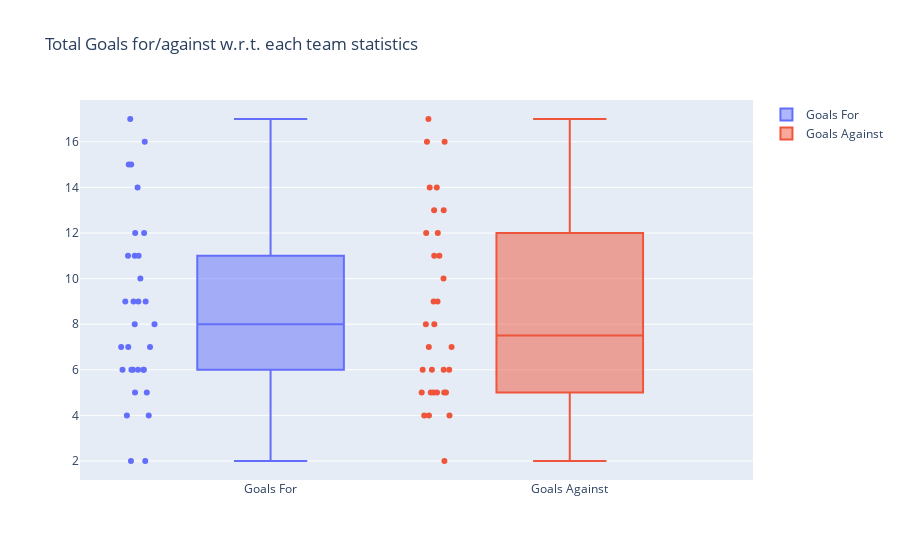

The code cell stored with this chart in its notebook:
### Markdown cell above
**Exploring Teams Performance in Group Stage**

### Code cell
# Following interactive chart can be used to analyze multiple metrics(Points, Goals For, Goals Against, Home, Away etc.)
# to measure teams performances in different UCL seasons/year 

#Note: To use inetractive mode just comment first block and uncomment next block of code

#First block
def bar_plot_1(season='2018-19', performance = 'Overall', top = 10):
    
    if(performance == 'Overall'):
        metric = ['GF', 'GA', 'GD']
    elif(performance == 'Home'):
        metric = ['HGF', 'HGA', 'HGD']
    elif(performance == 'Away'):
        metric = ['AGF', 'AGA', 'AGD']

    df_plot = df_group_stage[df_group_stage['Season'] == season].reset_index(drop=True)
    
    trace1 = go.Bar(y = df_plot.sort_values(by=['Pts'], ascending=False).reset_index(drop=True)
                    [0:top].sort_values(by=['Pts'], ascending=True).loc[:,'Team'], 
                    x = df_plot.sort_values(by=['Pts'],ascending=0).reset_index(drop=True)
                    [0:top].sort_values(by=['Pts'], ascending=True).loc[:,'Pts'],
                    name = 'Top Winning Teams (Points)', orientation='h',
                    marker_color='indianred')
    
    trace2 = go.Bar(y = df_plot.sort_values(by=[metric[0]], ascending=0).reset_index(drop=True)
                    [0:top].sort_values(by=[metric[0]], ascending=True).loc[:,'Team'],
                    x = df_plot.sort_values(by=[metric[0]], ascending=0).reset_index(drop=True)
                    [0:top].sort_values(by=[metric[0]], ascending=True).loc[:,metric[0]],
                    name = 'Top Offensive Teams (Goals For)', orientation='h',
                    marker_color='lightsalmon')
    
    trace3 = go.Bar(y = df_plot.sort_values(by=[metric[1]], ascending=1).reset_index(drop=True)
                    [0:top].sort_values(by=[metric[1]], ascending=False).loc[:,'Team'],
                    x = df_plot.sort_values(by=[metric[1]], ascending=1).reset_index(drop=True)
                    [0:top].sort_values(by=[metric[1]], ascending=False).loc[:,metric[1]],
                    name = 'Top Defensive Teams (Goals Against)', orientation='h',
                    marker_color='lightseagreen')
    
    trace4 = go.Bar(y = df_plot.sort_values(by=[metric[2]], ascending=0).reset_index(drop=True)
                    [0:top].sort_values(by=[metric[2]], ascending=True).loc[:,'Team'],
                    x = df_plot.sort_values(by=[metric[2]], ascending=0).reset_index(drop=True)
                    [0:top].sort_values(by=[metric[2]], ascending=True).loc[:,metric[2]],
                    name = 'Top Balanced Teams (Goals Diff)', orientation='h')
    
    trace5 = go.Scatter(y = df_plot.sort_values(by=[metric[2]], ascending=0).reset_index
                        (drop=True)[0:32].sort_values(by=[metric[2]],
                        ascending=True).loc[:,metric[0]], x = df_plot.sort_values
                        (by=[metric[2]], ascending=0).reset_index(drop=True)[0:32].
                        sort_values(by=[metric[2]], ascending=True).loc[:,metric[1]],
                        text = df_plot.sort_values(by=[metric[2]], ascending=0).
                        reset_index(drop=True)[0:32].sort_values(by=[metric[2]],
                        ascending=True).loc[:,'Team'], mode='markers+text',
                        textposition='top right', name = 'GF/GA')
    
    layout5 = go.Layout(yaxis=dict(range=[df_plot['GF'].min()-1,df_plot['GF'].max()+2]),
                        xaxis=dict(range=[df_plot['GA'].min()-1,df_plot['GA'].max()+2]))
    
    fig = tools.make_subplots(rows = 2, cols = 2, vertical_spacing=0.1,horizontal_spacing=0.25)
    fig.append_trace(trace1, 1, 1)
    fig.append_trace(trace2, 1, 2)
    fig.append_trace(trace3, 2, 1)
    fig.append_trace(trace4, 2, 2)
    fig['layout'].update( height = 800, width = 1000, title = 'Teams Performance in ' +
                         season + ' Group Stage')
    #iplot(fig)
    fig.show('png',height = 800, width = 1000)
    
    fig1 = go.Figure()
    fig1.add_trace(trace5)
    
    '''fig1.add_shape(dict(type="line",x0=int((df_plot['GA'].max()+2)/2)+1
                        ,y0 = df_plot['GF'].min()-1
                        ,x1 = int((df_plot['GA'].max()+2)/2)+1
                        ,y1 = df_plot['GF'].max()+2
                        ,line=dict(color="lightsalmon",width=1)))
    fig1.add_shape(dict(type="line",x0=df_plot['GA'].min()-1
                        ,y0 = int((df_plot['GF'].max()+2)/2)+1
                        ,x1 = df_plot['GA'].max()+2
                        ,y1 = int((df_plot['GF'].max()+2)/2)+1
                        ,line=dict(color="lightsalmon",width=1)))'''
    
    fig1.add_shape(
            type="rect",
            x0=df_plot['GA'].min()-1,
            y0=df_plot['GF'].min()-1,
            x1=int((df_plot['GA'].max()+2)/2)+1,
            y1=int((df_plot['GF'].max()+2)/2)+1,
            line=dict(color="lightseagreen",width=2,),
            fillcolor="Lightseagreen", opacity = 0.1)

    fig1.add_shape(
            type="rect",
            x0=int((df_plot['GA'].max()+2)/2)+1,
            y0=int((df_plot['GF'].max()+2)/2)+1,
            x1=df_plot['GA'].max()+2,
            y1=df_plot['GF'].max()+2,
            line=dict(color="lightseagreen",width=2,),
            fillcolor="Lightseagreen", opacity = 0.1)
    
    fig1.add_shape(
            type="rect",
            x0=df_plot['GA'].min()-1,
            y0=df_plot['GF'].min()-1,
            x1=int((df_plot['GA'].max()+2)/2)+1,
            y1=df_plot['GF'].max()+2,
            line=dict(color="lightseagreen",width=2,),
            fillcolor="Lightseagreen", opacity = 0.2)
    
    fig1.add_shape(
            type="rect",
            x0=int((df_plot['GA'].max()+2)/2)+1,
            y0=df_plot['GF'].min()-1,
            x1=df_plot['GA'].max()+2,
            y1=df_plot['GF'].max()+2,
            line=dict(color="lightseagreen",width=2,),
            fillcolor="Lightseagreen", opacity = 0.2)
    
    fig1.add_annotation(x=df_plot['GA'].min()+1,y=df_plot['GF'].max()+1, 
                       text="High Offence, High Defense",
                       font=dict(family="Balto, sans-serif",size=14,
                                 color="Black"),showarrow=False)

    fig1.add_annotation(x=df_plot['GA'].min()+1,y=df_plot['GF'].min(), 
                       text="Low Offence, High Defense",
                       font=dict(family="Balto, sans-serif",size=14,
                                 color="Black"),showarrow=False)
    
    fig1.add_annotation(x=df_plot['GA'].max(),y=df_plot['GF'].max()+1, 
                       text="High Offence, Low Defense",
                       font=dict(family="Balto, sans-serif",size=14,
                                 color="Black"),showarrow=False)
    
    fig1.add_annotation(x=df_plot['GA'].max(),y=df_plot['GF'].min(), 
                       text="Low Offence, Low Defense",
                       font=dict(family="Balto, sans-serif",size=14,
                                 color="Black"),showarrow=False)
        
    fig1.update_layout(layout5,
                   xaxis_title='Goals Against',
                   yaxis_title='Goals For',
                   uniformtext_minsize=8, uniformtext_mode='hide')
    #iplot(fig1)
    fig1.show('png',height = 800, width = 1000)
    
    fig2 = go.Figure()
    
    trace6 = go.Box(y=df_plot['GF'],
            boxpoints='all', # can also be outliers, or suspectedoutliers, or False
            jitter=0.3, # add some jitter for a better separation between points
            pointpos=-1.8, # relative position of points wrt box
            name = 'Goals For'
            )

    trace7 = go.Box(y=df_plot['GA'],
            boxpoints='all', # can also be outliers, or suspectedoutliers, or False
            jitter=0.3, # add some jitter for a better separation between points
            pointpos=-1.8, # relative position of points wrt box
            name = 'Goals Against'
            )
    fig2.add_trace(trace6)
    fig2.add_trace(trace7)
    fig2.update_layout(title = 'Total Goals for/against w.r.t. each team statistics')

    fig2.show()
    
bar_plot_1()

### Figure 1 — Plotly figure (JSON) as saved in the notebook; plotly's stock layout.template omitted (floating-point values rounded to 4 significant figures)
{"data": [{"boxpoints": "all", "jitter": 0.3, "name": "Goals For", "pointpos": -1.8, "type": "box", "y": [10, 9, 6, 2, 14, 9, 6, 6, 17, 9, 7, 5, 15, 6, 5, 4, 15, 11, 6, 2, 16, 12, 8, 11, 12, 11, 7, 8, 9, 7, 6, 4]}, {"boxpoints": "all", "jitter": 0.3, "name": "Goals Against", "pointpos": -1.8, "type": "box", "y": [2, 6, 5, 14, 5, 10, 7, 13, 9, 7, 5, 17, 6, 4, 8, 12, 5, 5, 11, 13, 6, 11, 16, 14, 5, 8, 16, 9, 4, 4, 6, 12]}], "layout": {"title": {"text": "Total Goals for/against w.r.t. each team statistics"}}}
